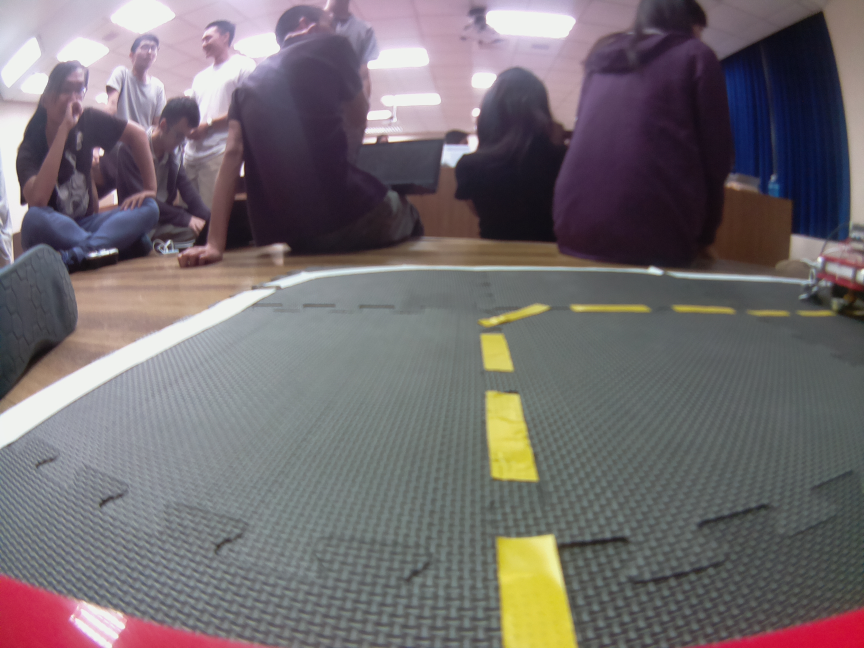
#> input picture tutorials/python/csp2016/hw1/C031001/out5.jpg, 2592 x 1944 px, found by its file name (shown at 1/3 size)
$ jupyter execute --allow-errors assignment1-H051002.ipynb   (Python 2 division)
#> lines starting #> are read from the running program, lines starting #| are printed output that depends on the picture; after the words box and inside, x2 and y2 are one past the last pixel; in counts of white or black regions, pixels touching at a corner belong together; long printed decimals are rounded
# Create Software Project - Take Home Midterm Exam/Assignment

* Objective: this jupyter notebook is intended to evaluate how the students understand the Duckietown repo

Prof. Nick Wang, 2016/11/7

## Instructions:
1. $ cp assignment1.ipynb assignment1-XXXXXXX.ipynb (XXXXXXX is your name) You also need to add your name, setup, and state the contributions in the setup and contributions section.
2. You can already see the desired outputs of each cell, and you need to find the relevant code in the Duckietown repo and reproduce the results.
3. Each student needs to submit one to your mentor, via email. Please do not commit your ipynb to repo. Please do not modify assignment1.ipynb.

## Steup and Conributions:

This work is done by: CHIOU-HONG-YU.

You need to state your contribution here. What's your working environment (e.g., VirtualBox XXX version on Window XX). If you get some help from your TA or classmates, you need to describe here.

VirtualBox 5.1.8 r111374 (Qt5.5.1) on Windows 10

# Line Detector

### 1.Load the image and resize

[cell 1]
import cv2
import numpy as np
from matplotlib import pyplot as plt

#Use your own image
img = cv2.imread("out5.jpg")
#> img is the input picture: shape (1944, 2592, 3); mean B, G, R 111.1, 107.8, 114.4

image_cv = cv2.resize(img, (160, 120),interpolation=cv2.INTER_NEAREST)

dst1 = cv2.cvtColor(img,cv2.COLOR_BGR2RGB)
plt.subplot(121),plt.imshow(dst1,cmap = 'brg')
plt.title('Original Image'), plt.xticks([]), plt.yticks([])

dst2 = cv2.cvtColor(image_cv,cv2.COLOR_BGR2RGB)
plt.subplot(122),plt.imshow(dst2,cmap = 'brg')
plt.title('Resized Image'), plt.xticks([]), plt.yticks([])

plt.show()

### 2.Find the edge (15%)

[cell 2]
'''
#You should find the config file 'universal.yaml'
#You code this
gray = ???
edges = ???
'''
'''
canny_thresholds: [60,150]
'''

#gray = cv2.cvtColor(dst2, cv2.COLOR_BGR2GRAY)
gray = cv2.cvtColor(dst2, cv2.COLOR_BGR2GRAY)
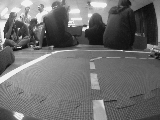
#> gray: shape (120, 160); min 11, max 242, mean 109.9
edges = cv2.Canny(gray, 60, 150, apertureSize = 3)
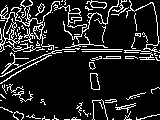
#> edges: shape (120, 160); 13.5% white in thin lines or dots

plt.imshow(edges,cmap = 'gray')
plt.title('Edge Image'), plt.xticks([]), plt.yticks([])
plt.show()

### 3-1.Setup HSV space threshold (15%)

[cell 3]
'''
#You should find the config file 'universal.yaml'
hsv_white1 = ???
hsv_white2 = ???
hsv_yellow1 = ???
hsv_yellow2 = ???
hsv_red1 = ???
hsv_red2 = ???
hsv_red3 = ???
hsv_red4 = ???
'''

hsv_white1 = np.array([0,0,150])
hsv_white2 = np.array([180,100,255])
hsv_yellow1 = np.array([25,50,50])
hsv_yellow2 = np.array([45,255,255])
hsv_red1 = np.array([0,100,100])
hsv_red2 = np.array([15,255,255])
hsv_red3 = np.array([165,100,100])
hsv_red4 = np.array([180,255,255])

### 3-2.Threshold colors in HSV space (15%)

[cell 4]
'''
#change color space to HSV
hsv = ???

find the color
white = ???
kernel = ???
white = ???

yellow = ???
kernel = ???
yellow = ???

red1 = ???
red2 = ???
red = ???
kernel = ???
red = ???
'''

'''
dilation_kernel_size: 3
'''

hsv = cv2.cvtColor(image_cv, cv2.COLOR_BGR2HSV)
#> hsv: shape (120, 160, 3); mean H, S, V 100.5, 46.7, 121.1

white = cv2.inRange(hsv,hsv_white1, hsv_white2)
#> white: shape (120, 160); 22.4% white; 101 white regions (93 under 20 px), largest, box (x1, y1, x2, y2) and area: (0, 45, 80, 99) 1667, (0, 0, 63, 51) 1168, (63, 0, 117, 31) 976
kernel = cv2.getStructuringElement(cv2.MORPH_ELLIPSE,(3, 3))
white = cv2.dilate(white, kernel)
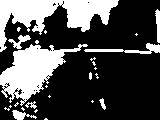
#> white: shape (120, 160); 29.8% white; 26 white regions (17 under 20 px), largest, box (x1, y1, x2, y2) and area: (0, 0, 119, 52) 2564, (0, 44, 88, 106) 2276, (84, 43, 160, 54) 293
# [6 lines of commented-out code are left out]
yellow = cv2.inRange(hsv, hsv_yellow1, hsv_yellow2)
#> yellow: shape (120, 160); 2.5% white; 9 white regions (6 under 20 px), largest, box (x1, y1, x2, y2) and area: (92, 99, 107, 120) 252, (90, 73, 100, 90) 128, (89, 62, 96, 69) 36

red1 = cv2.inRange(hsv, hsv_red1, hsv_red2)
#> red1: shape (120, 160); 0.1% white in thin lines or dots, all inside (x1, y1, x2, y2) = (33, 35, 137, 50)
red2 = cv2.inRange(hsv, hsv_red3, hsv_red4)
#> red2: shape (120, 160); 1.7% white; 6 white regions (3 under 20 px), largest, box (x1, y1, x2, y2) and area: (0, 107, 18, 120) 158, (133, 113, 160, 120) 96, (22, 115, 45, 120) 63
red = cv2.bitwise_or(red1, red2)
kernel = cv2.getStructuringElement(cv2.MORPH_ELLIPSE,(3, 3))
red = cv2.dilate(red, kernel)
#> red: shape (120, 160); 2.7% white; 7 white regions (2 under 20 px), largest, box (x1, y1, x2, y2) and area: (0, 106, 19, 120) 181, (132, 112, 160, 120) 124, (21, 114, 46, 120) 90, (88, 46, 110, 51) 66, (151, 47, 160, 55) 41


 #Uncomment '#' to plot with color
x = cv2.cvtColor(yellow, cv2.COLOR_GRAY2BGR)
x[:,:,2] *= 1
x[:,:,1] *= 1
x[:,:,0] *= 0
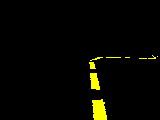
#> x: shape (120, 160, 3); mean B, G, R 0, 6.3, 6.3
x = cv2.cvtColor(x, cv2.COLOR_BGR2RGB)

y = cv2.cvtColor(red, cv2.COLOR_GRAY2BGR)
y[:,:,2] *= 1
y[:,:,1] *= 0
y[:,:,0] *= 0
y = cv2.cvtColor(y, cv2.COLOR_BGR2RGB)

plt.subplot(131),plt.imshow(white,cmap = 'gray')
plt.title('White'), plt.xticks([]), plt.yticks([])

plt.subplot(132),plt.imshow(yellow,cmap = 'gray')
plt.subplot(132),plt.imshow(x,cmap = 'brg')
plt.title('Yellow'), plt.xticks([]), plt.yticks([])

plt.subplot(133),plt.imshow(red,cmap = 'gray')
plt.subplot(133),plt.imshow(y,cmap = 'brg')
plt.title('Red'), plt.xticks([]), plt.yticks([])

plt.show()

### 4.Combine Edge and Colors (15%)

[cell 5]
'''
edge_color_white = ???
edge_color_yellow = ???
edge_color_red = ???
'''

edge_color_white = cv2.bitwise_and(white, edges)
#> edge_color_white: shape (120, 160); 7.5% white in thin lines or dots
edge_color_yellow = cv2.bitwise_and(yellow, edges)
#> edge_color_yellow: shape (120, 160); 0.59% white in thin lines or dots, all inside (x1, y1, x2, y2) = (89, 55, 156, 120)
edge_color_red = cv2.bitwise_and(red, edges)
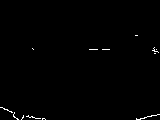
#> edge_color_red: shape (120, 160); 0.62% white in thin lines or dots, all inside (x1, y1, x2, y2) = (0, 35, 160, 120)

plt.imshow(edge_color_yellow,cmap = 'gray')
plt.title('Edge Color Y'), plt.xticks([]), plt.yticks([])
# [6 lines of commented-out code are left out]

plt.show()

### 5-1.Find the lines (15%)

[cell 6]
'''
#default threshold 20-> 10
lines_white = ???
lines_yellow = ???
lines_red = ???
'''

lines_white = cv2.HoughLinesP(edge_color_white, 1, np.pi/180, 10 , np.empty(1), 3, 1)
#> lines_white = 106 rows, first 6: [85, 49, 122, 49], [27, 35, 30, 38], [141, 51, 149, 51], [36, 47, 40, 47], [1, 16, 4, 16], [22, 14, 27, 15]
lines_yellow = cv2.HoughLinesP(edge_color_yellow, 1, np.pi/180, 10 , np.empty(1), 3, 1)
#> lines_yellow = [[93, 110, 93, 117], [97, 78, 99, 88], [95, 73, 96, 76], [92, 100, 93, 109], [102, 100, 105, 111], [98, 100, 102, 107], [90, 73, 90, 79], [91, 88, 91, 82]]
lines_red = cv2.HoughLinesP(edge_color_red, 1, np.pi/180, 10 , np.empty(1), 3, 1)
#> lines_red = [[136, 119, 159, 114], [89, 49, 97, 49], [4, 109, 11, 111], [29, 117, 34, 117], [35, 118, 44, 118], [13, 115, 17, 119], [1, 107, 4, 108], [102, 49, 109, 49]]

color = "yellow"
lines = lines_yellow
#> lines has the same summary as lines_yellow
bw = yellow

if lines is not None:
    lines = np.array(lines[0])
#> lines = [[93, 110, 93, 117]]
    print "found lines"

else:
    lines = []
    print "no lines"

### Show the lines (yellow)

[cell 7]
image_with_lines = np.copy(dst2)
if len(lines)>0:
    for x1,y1,x2,y2 in lines:
        cv2.line(image_with_lines, (x1,y1), (x2,y2), (0,0,255), 2)
        cv2.circle(image_with_lines, (x1,y1), 2, (0,255,0))
        cv2.circle(image_with_lines, (x2,y2), 2, (255,0,0))
#> this loop made 1 pass
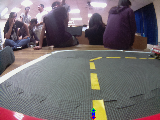
#> image_with_lines: shape (120, 160, 3); mean R, G, B 114.3, 107.9, 111.6
#> `lines_normalized = ((lines + arr_cutoff) * arr_ratio)`: lines_normalized = [[0.581, 1.25, 0.581, 1.31]]
#> `length = np.sum((lines[:, 0:2] -lines[:, 2:4])**2, axis=1, keepdims=Tr..`: length = [7]
#> `dx = 1.* (lines[:,3:4]-lines[:,1:2])/length`: dx = [1]
#> `dy = 1.* (lines[:,0:1]-lines[:,2:3])/length`: dy = [0]
#> `centers = np.hstack([(lines[:,0:1]+lines[:,2:3])/2, (lines[:,1:2]+line..`: centers = [[93, 113]]
#> `x3 = (centers[:,0:1] - 3.*dx).astype('int')`: x3 = [90]
#> `y3 = (centers[:,1:2] - 3.*dy).astype('int')`: y3 = [113]
#> `x4 = (centers[:,0:1] + 3.*dx).astype('int')`: x4 = [96]
#> `y4 = (centers[:,1:2] + 3.*dy).astype('int')`: y4 = [113]

plt.imshow(image_with_lines,cmap = 'brg')
plt.title('Line Image'), plt.xticks([]), plt.yticks([])
plt.show()

### 6-1.Normals (15%)

[cell 8]
arr_cutoff = np.array((0, 40, 0, 40))
arr_ratio = np.array((1./160, 1./120, 1./160, 1./120))

normals = []
centers = []
#> (the rest of this cell did not finish here and is left out)

### 6-2.Draw the Normals

[cell 9]
image_with_lines = np.copy(dst2)
#> (the rest of this cell did not finish here and is left out)

### 7-1.setup the segment class

[cell 10]
class Vector2D():
    def __init__(self):
        self.x = 0
        self.y = 0
class Segment():
    def __init__(self):
        self.color = ""
        self.pixels_normalized = np.array([Vector2D(),Vector2D()])
        self.normal = Vector2D()

### 7-2.Store in the SegmentList

[cell 11]
segmentMsgList = []

#> (the rest of this cell did not finish here and is left out)

### 7.3 Print the SegmentList

[cell 12]
for i in segmentMsgList:
    print (i.pixels_normalized[0].x,i.pixels_normalized[0].y),(i.pixels_normalized[1].x,i.pixels_normalized[1].y)

# Ground Projection

[cell 13]
lines_normalized, normals


#> (the rest of this cell did not finish here and is left out)

### camera parameters

[cell 14]
import cv2
import numpy as np
camera_matrix = np.array([[313.781117742651, 0.0, 328.81152617955803], [0.0, 313.8332884037332, 235.87176233339122], [0.0, 0.0, 1.0]], dtype=np.float32)
dist_coeffs = np.array([-0.30952132298253654, 0.07768300042743485, 0.0002581228410284913, 0.0018486209618778593,0.0], dtype=np.float32)

#Use your own homography & intrinsic camera_matrix and dist_coeffs
#homography = np.array([[5.505818e-06, -0.0001388593, -0.2362917], [0.001106475, -3.803936e-05, -0.3573611], [-3.200042e-06, -0.009038727, 1]])

homography = np.array([[-3.448837e-07, -0.0001649247, -0.1407305], [0.0007178038, -2.800965e-06, -0.2350894], [3.361719e-05, -0.00612392, 1]])

#matrix = np.array([[316.52597444317314, 0.0, 320.9948809392584], [0.0, 321.2731572848207, 205.92052874401818],
#    [0.0, 0.0, 1.0]])

matrix = np.array([[313.781117742651, 0.0, 328.81152617955803], [0.0, 313.8332884037332, 235.87176233339122],
    [0.0, 0.0, 1.0]])

#coeffs = np.array([-0.2601671987836283, 0.04662981063335094, 0.005020360395041378, 0.0029019828987683857,
#    0.0])

coeffs = np.array([-0.30952132298253654, 0.07768300042743485, 0.0002581228410284913, 0.0018486209618778593,
    0.0])

[cell 15]
pt_img = np.array([[0.5*640],[0.7*480],[1.]])
#print pt_img
G = np.dot(homography,pt_img)
G/=G[2]
print G

pt_img = np.array([[[0.5*640,0.7*480]]])

xy_undistorted = cv2.undistortPoints(pt_img, matrix, coeffs,R=None, P=matrix)
#> xy_undistorted = [[319.6, 339.4]]
pt_img = np.array([[xy_undistorted[0][0][0]],[xy_undistorted[0][0][1]],[1.]])
#> pt_img = [319.6, 339.4, 1]
#print xy_undistorted
G_rect = np.dot(homography,pt_img)
#> G_rect = [-0.197, -0.00661, -1.07]
G_rect/=G_rect[2]
#> G_rect = [0.184, 0.00619, 1]
print G_rect
#| [[0.1843]
#|  [0.006187]
#|  [1.        ]]

### Rectify the image (15%)

[cell 16]
from matplotlib import pyplot as plt
#Use your own image
origin = cv2.imread("out5.jpg")
origin = cv2.resize(img, (640, 480),interpolation=cv2.INTER_NEAREST)


rec_img = cv2.undistort(origin, camera_matrix, dist_coeffs)
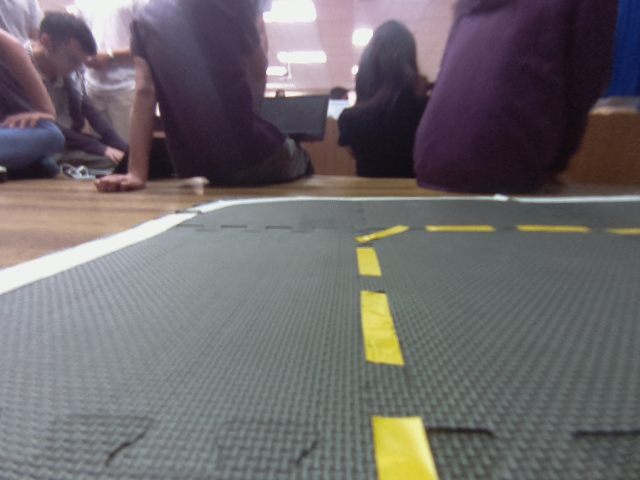
#> rec_img: shape (480, 640, 3); mean B, G, R 107.1, 104.7, 108.8

origin = cv2.cvtColor(origin,cv2.COLOR_BGR2RGB)
plt.subplot(121),plt.imshow(origin,cmap = 'brg')
plt.title('Original Image'), plt.xticks([]), plt.yticks([])

rec_img = cv2.cvtColor(rec_img,cv2.COLOR_BGR2RGB)
plt.subplot(122),plt.imshow(rec_img,cmap = 'brg')
plt.title('Rectified Image'), plt.xticks([]), plt.yticks([])

plt.show()

# Duckietown Lane Filter

up/down arrow keys to move, enter to edit

Esc to exit edit mode

Shift + enter to run code

1/2/3... to add comment

dd to delete cell

press h for more shortcuts

[cell 17]
import numpy as np
from scipy.stats import multivariate_normal, entropy
from scipy.ndimage.filters import gaussian_filter
from math import floor, atan2, pi, cos, sin, sqrt
import time
from matplotlib import pyplot as plt

## Environment Setup

[cell 18]
# constant
WHITE = 0
YELLOW = 1
RED = 2

lanewidth = 0.4
linewidth_white = 0.04
linewidth_yellow = 0.02

## Generate Vote (Extra Credit 10% for generating multiple votes from all detected segments)

#### Setup a line segment
* left edge of white lane
* right edge of white lane
* left edge of yellow lane
* right edge of white lane

[cell 19]
# right edge of white lane
#p1 = np.array([0.8, 0.24])
#p2 = np.array([0.4, 0.24])
p1 = np.array([lines_normalized[0][0],lines_normalized[0][1]])
#> p1 = [0.581, 1.25]
p2 = np.array([lines_normalized[0][2],lines_normalized[0][3]])
#> p2 = [0.581, 1.31]
seg_color = YELLOW

# [10 lines of commented-out code are left out]

#### compute d_i, phi_i, l_i

[cell 20]
t_hat = (p2-p1)/np.linalg.norm(p2-p1)
#> t_hat = [0, 1]
n_hat = np.array([-t_hat[1],t_hat[0]])
#> n_hat = [-1, 0]
d1 = np.inner(n_hat,p1)
#> d1 = -0.581
d2 = np.inner(n_hat,p2)
#> d2 = -0.581
l1 = np.inner(t_hat,p1)
#> l1 = 1.25
l2 = np.inner(t_hat,p2)
#> l2 = 1.31

print (d1, d2, l1, l2)
#| -0.5813 -0.5813 1.25 1.308

if (l1 < 0):
    l1 = -l1;
if (l2 < 0):
    l2 = -l2;
l_i = (l1+l2)/2
#> l_i = 1.28
d_i = (d1+d2)/2
#> d_i = -0.581
phi_i = np.arcsin(t_hat[1])
#> phi_i = 1.57
if seg_color == WHITE: # right lane is white
    if(p1[0] > p2[0]): # right edge of white lane
        d_i = d_i - linewidth_white
        print ('right edge of white lane')
    else: # left edge of white lane
        d_i = - d_i
        phi_i = -phi_i
        print ('left edge of white lane')
    d_i = d_i - lanewidth/2

elif seg_color == YELLOW: # left lane is yellow
    if (p2[0] > p1[0]): # left edge of yellow lane
        d_i = d_i - linewidth_yellow
        phi_i = -phi_i
        print ('right edge of yellow lane')
    else: # right edge of white lane
        d_i = -d_i
#> d_i = 0.581
        print ('right edge of yellow lane')
    d_i =  lanewidth/2 - d_i
#> d_i = -0.381


print (d_i, phi_i, l_i)
#| -0.3813 1.571 1.279

### Measurement Likelihood

[cell 21]
# initialize measurement likelihood

d_min = -0.7
d_max = 0.5
delta_d = 0.02
phi_min = -pi/2
phi_max = pi/2
delta_phi = 0.02
d, phi = np.mgrid[d_min:d_max:delta_d, phi_min:phi_max:delta_phi]

measurement_likelihood = np.zeros(d.shape)

fig = plt.figure()
ax = fig.add_subplot(111)
cax = ax.matshow(measurement_likelihood, interpolation='nearest')
fig.colorbar(cax)
plt.ylabel('phi')
plt.xlabel('d')
#ax.set_xticklabels(['']+alpha)
#ax.set_yticklabels(['']+alpha)
plt.show()
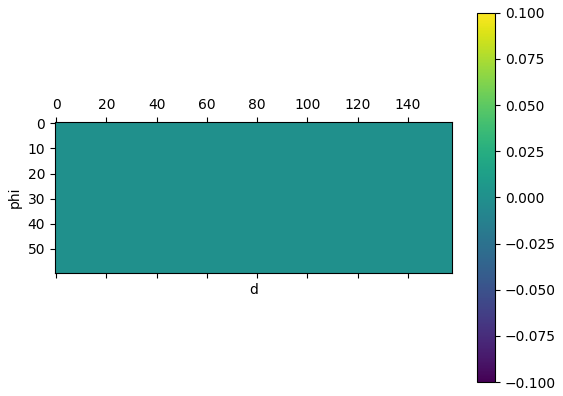
#> figure drawn by matplotlib, 2 panels

[cell 22]
i = floor((d_i - d_min)/delta_d)
#> i = 15
j = floor((phi_i - phi_min)/delta_phi)
#> j = 157
measurement_likelihood[i,j] = measurement_likelihood[i,j] +  1/(l_i)
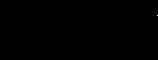
#> measurement_likelihood: shape (60, 158) float64; values 0 (black) and 0.782 (white), 0.01% white in thin lines or dots, all inside (x1, y1, x2, y2) = (157, 15, 158, 16)

print (i, j)
#| 15 157

fig = plt.figure()
ax = fig.add_subplot(111)
cax = ax.matshow(measurement_likelihood, interpolation='nearest')
fig.colorbar(cax)
plt.ylabel('phi')
plt.xlabel('d')
#ax.set_xticklabels(['']+alpha)
#ax.set_yticklabels(['']+alpha)
plt.show()
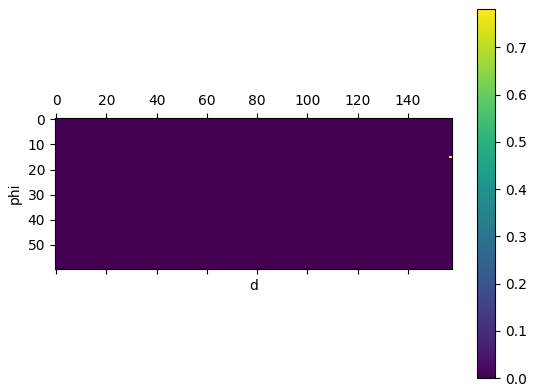
#> figure drawn by matplotlib, 2 panels
